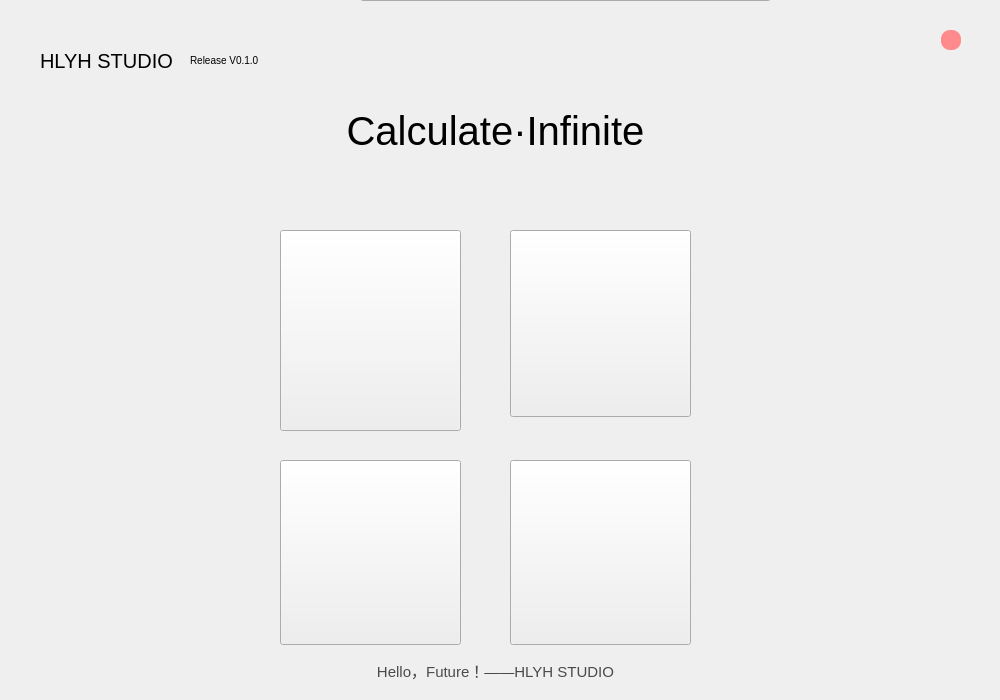
<?xml version="1.0" encoding="UTF-8"?>
<ui version="4.0">
 <class>MainWindow</class>
 <widget class="QMainWindow" name="MainWindow">
  <property name="geometry">
   <rect>
    <x>0</x>
    <y>0</y>
    <width>1000</width>
    <height>700</height>
   </rect>
  </property>
  <property name="font">
   <font>
    <pointsize>12</pointsize>
   </font>
  </property>
  <property name="windowTitle">
   <string>MainWindow</string>
  </property>
  <property name="styleSheet">
   <string notr="true">QWidget#centralwidget{
border-radius:10px;
border-image: url(:/BG/BG/bd.png);
}</string>
  </property>
  <widget class="QWidget" name="centralwidget">
   <widget class="QPushButton" name="Close">
    <property name="geometry">
     <rect>
      <x>941</x>
      <y>30</y>
      <width>20</width>
      <height>20</height>
     </rect>
    </property>
    <property name="styleSheet">
     <string notr="true">background-color: rgb(255, 138, 140);
border-radius:9px;</string>
    </property>
    <property name="text">
     <string/>
    </property>
   </widget>
   <widget class="QLabel" name="label">
    <property name="geometry">
     <rect>
      <x>310</x>
      <y>70</y>
      <width>371</width>
      <height>121</height>
     </rect>
    </property>
    <property name="styleSheet">
     <string notr="true">border-image: url();
font-size:40px
</string>
    </property>
    <property name="text">
     <string>Calculate·Infinite</string>
    </property>
    <property name="alignment">
     <set>Qt::AlignmentFlag::AlignCenter</set>
    </property>
   </widget>
   <widget class="QPushButton" name="Story">
    <property name="geometry">
     <rect>
      <x>280</x>
      <y>230</y>
      <width>181</width>
      <height>201</height>
     </rect>
    </property>
    <property name="styleSheet">
     <string notr="true">border-image: url(:/BG/BG/组合 1.png);</string>
    </property>
    <property name="text">
     <string/>
    </property>
   </widget>
   <widget class="QPushButton" name="Infinite">
    <property name="geometry">
     <rect>
      <x>510</x>
      <y>230</y>
      <width>181</width>
      <height>187</height>
     </rect>
    </property>
    <property name="styleSheet">
     <string notr="true">border-image: url(:/BG/BG/组合 2.png);</string>
    </property>
    <property name="text">
     <string/>
    </property>
   </widget>
   <widget class="QPushButton" name="Online">
    <property name="geometry">
     <rect>
      <x>280</x>
      <y>460</y>
      <width>181</width>
      <height>185</height>
     </rect>
    </property>
    <property name="styleSheet">
     <string notr="true">border-image: url(:/BG/BG/组合 3.png);</string>
    </property>
    <property name="text">
     <string/>
    </property>
   </widget>
   <widget class="QPushButton" name="Setting">
    <property name="geometry">
     <rect>
      <x>510</x>
      <y>460</y>
      <width>181</width>
      <height>185</height>
     </rect>
    </property>
    <property name="styleSheet">
     <string notr="true">border-image: url(:/BG/BG/组合 4.png);</string>
    </property>
    <property name="text">
     <string/>
    </property>
   </widget>
   <widget class="QPushButton" name="Ads">
    <property name="geometry">
     <rect>
      <x>360</x>
      <y>-420</y>
      <width>411</width>
      <height>421</height>
     </rect>
    </property>
    <property name="styleSheet">
     <string notr="true">border-image: url(:/BG/BG/NotR.png);</string>
    </property>
    <property name="text">
     <string/>
    </property>
   </widget>
   <widget class="QLabel" name="Yiyan">
    <property name="geometry">
     <rect>
      <x>30</x>
      <y>650</y>
      <width>931</width>
      <height>41</height>
     </rect>
    </property>
    <property name="font">
     <font>
      <pointsize>-1</pointsize>
     </font>
    </property>
    <property name="styleSheet">
     <string notr="true">color: rgb(74, 74, 74);
font-size:15px;</string>
    </property>
    <property name="locale">
     <locale language="Chinese" country="China"/>
    </property>
    <property name="text">
     <string>Hello，Future！——HLYH STUDIO</string>
    </property>
    <property name="alignment">
     <set>Qt::AlignmentFlag::AlignCenter</set>
    </property>
   </widget>
   <widget class="QLabel" name="label_2">
    <property name="geometry">
     <rect>
      <x>40</x>
      <y>0</y>
      <width>151</width>
      <height>121</height>
     </rect>
    </property>
    <property name="font">
     <font>
      <pointsize>-1</pointsize>
     </font>
    </property>
    <property name="styleSheet">
     <string notr="true">font-size:20px;
</string>
    </property>
    <property name="text">
     <string>HLYH STUDIO </string>
    </property>
   </widget>
   <widget class="QLabel" name="label_3">
    <property name="geometry">
     <rect>
      <x>190</x>
      <y>0</y>
      <width>151</width>
      <height>121</height>
     </rect>
    </property>
    <property name="font">
     <font>
      <pointsize>-1</pointsize>
     </font>
    </property>
    <property name="styleSheet">
     <string notr="true">font-size:10px;</string>
    </property>
    <property name="text">
     <string>Release V0.1.0</string>
    </property>
   </widget>
  </widget>
 </widget>
 <resources/>
 <connections/>
</ui>
